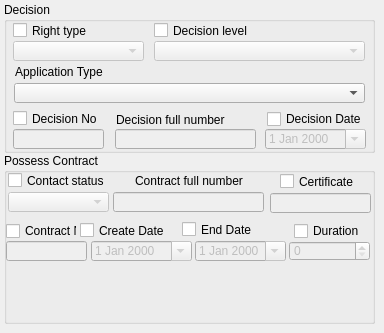
      <widget class="QWidget" name="decision_contract_tab">
       <attribute name="title">
        <string>Decision/Contract</string>
       </attribute>
       <widget class="QGroupBox" name="groupBox">
        <property name="geometry">
         <rect>
          <x>4</x>
          <y>2</y>
          <width>371</width>
          <height>151</height>
         </rect>
        </property>
        <property name="title">
         <string>Decision</string>
        </property>
        <widget class="QDateEdit" name="decision_date">
         <property name="enabled">
          <bool>false</bool>
         </property>
         <property name="geometry">
          <rect>
           <x>261</x>
           <y>127</y>
           <width>101</width>
           <height>20</height>
          </rect>
         </property>
         <property name="calendarPopup">
          <bool>true</bool>
         </property>
        </widget>
        <widget class="QCheckBox" name="decision_date_chbox">
         <property name="geometry">
          <rect>
           <x>263</x>
           <y>107</y>
           <width>101</width>
           <height>20</height>
          </rect>
         </property>
         <property name="text">
          <string>Decision Date</string>
         </property>
        </widget>
        <widget class="QLineEdit" name="decision_full_edit">
         <property name="enabled">
          <bool>false</bool>
         </property>
         <property name="geometry">
          <rect>
           <x>111</x>
           <y>127</y>
           <width>141</width>
           <height>20</height>
          </rect>
         </property>
        </widget>
        <widget class="QComboBox" name="rigth_type_cbox">
         <property name="enabled">
          <bool>false</bool>
         </property>
         <property name="geometry">
          <rect>
           <x>9</x>
           <y>39</y>
           <width>131</width>
           <height>20</height>
          </rect>
         </property>
        </widget>
        <widget class="QLineEdit" name="decision_no_edit">
         <property name="enabled">
          <bool>false</bool>
         </property>
         <property name="geometry">
          <rect>
           <x>9</x>
           <y>127</y>
           <width>91</width>
           <height>20</height>
          </rect>
         </property>
        </widget>
        <widget class="QLabel" name="decision_full_chbox">
         <property name="geometry">
          <rect>
           <x>112</x>
           <y>110</y>
           <width>136</width>
           <height>16</height>
          </rect>
         </property>
         <property name="text">
          <string>Decision full number</string>
         </property>
        </widget>
        <widget class="QComboBox" name="decision_level_cbox">
         <property name="enabled">
          <bool>false</bool>
         </property>
         <property name="geometry">
          <rect>
           <x>150</x>
           <y>39</y>
           <width>211</width>
           <height>20</height>
          </rect>
         </property>
        </widget>
        <widget class="QCheckBox" name="level_chbox">
         <property name="geometry">
          <rect>
           <x>150</x>
           <y>20</y>
           <width>211</width>
           <height>17</height>
          </rect>
         </property>
         <property name="text">
          <string>Decision level</string>
         </property>
        </widget>
        <widget class="QCheckBox" name="right_type_chbox">
         <property name="geometry">
          <rect>
           <x>9</x>
           <y>20</y>
           <width>136</width>
           <height>17</height>
          </rect>
         </property>
         <property name="text">
          <string>Right type</string>
         </property>
        </widget>
        <widget class="QCheckBox" name="decision_no_chbox">
         <property name="geometry">
          <rect>
           <x>9</x>
           <y>108</y>
           <width>91</width>
           <height>17</height>
          </rect>
         </property>
         <property name="text">
          <string>Decision No</string>
         </property>
        </widget>
        <widget class="QLabel" name="label_37">
         <property name="geometry">
          <rect>
           <x>11</x>
           <y>62</y>
           <width>307</width>
           <height>16</height>
          </rect>
         </property>
         <property name="text">
          <string>Application Type</string>
         </property>
        </widget>
        <widget class="QComboBox" name="application_type_cbox">
         <property name="enabled">
          <bool>true</bool>
         </property>
         <property name="geometry">
          <rect>
           <x>10</x>
           <y>81</y>
           <width>351</width>
           <height>20</height>
          </rect>
         </property>
        </widget>
       </widget>
       <widget class="QGroupBox" name="groupBox_2">
        <property name="geometry">
         <rect>
          <x>4</x>
          <y>153</y>
          <width>371</width>
          <height>171</height>
         </rect>
        </property>
        <property name="title">
         <string>Possess Contract</string>
        </property>
        <widget class="QComboBox" name="contract_status_cbox">
         <property name="enabled">
          <bool>false</bool>
         </property>
         <property name="geometry">
          <rect>
           <x>4</x>
           <y>39</y>
           <width>101</width>
           <height>20</height>
          </rect>
         </property>
        </widget>
        <widget class="QDateEdit" name="contract_date">
         <property name="enabled">
          <bool>false</bool>
         </property>
         <property name="geometry">
          <rect>
           <x>87</x>
           <y>88</y>
           <width>101</width>
           <height>20</height>
          </rect>
         </property>
         <property name="calendarPopup">
          <bool>true</bool>
         </property>
        </widget>
        <widget class="QLineEdit" name="contract_cert_edit">
         <property name="enabled">
          <bool>false</bool>
         </property>
         <property name="geometry">
          <rect>
           <x>266</x>
           <y>40</y>
           <width>101</width>
           <height>20</height>
          </rect>
         </property>
        </widget>
        <widget class="QCheckBox" name="contract_date_chbox">
         <property name="geometry">
          <rect>
           <x>76</x>
           <y>69</y>
           <width>101</width>
           <height>17</height>
          </rect>
         </property>
         <property name="text">
          <string>Create Date</string>
         </property>
        </widget>
        <widget class="QCheckBox" name="contract_no_chbox">
         <property name="geometry">
          <rect>
           <x>2</x>
           <y>68</y>
           <width>71</width>
           <height>20</height>
          </rect>
         </property>
         <property name="text">
          <string>Contract No</string>
         </property>
        </widget>
        <widget class="QLabel" name="contract_full_chbox">
         <property name="geometry">
          <rect>
           <x>131</x>
           <y>20</y>
           <width>121</width>
           <height>16</height>
          </rect>
         </property>
         <property name="text">
          <string>Contract full number</string>
         </property>
        </widget>
        <widget class="QCheckBox" name="end_date_chbox">
         <property name="geometry">
          <rect>
           <x>178</x>
           <y>68</y>
           <width>121</width>
           <height>17</height>
          </rect>
         </property>
         <property name="text">
          <string>End Date</string>
         </property>
        </widget>
        <widget class="QLineEdit" name="contract_no_edit">
         <property name="enabled">
          <bool>false</bool>
         </property>
         <property name="geometry">
          <rect>
           <x>2</x>
           <y>88</y>
           <width>81</width>
           <height>20</height>
          </rect>
         </property>
        </widget>
        <widget class="QCheckBox" name="duration_chbox">
         <property name="geometry">
          <rect>
           <x>290</x>
           <y>68</y>
           <width>81</width>
           <height>20</height>
          </rect>
         </property>
         <property name="text">
          <string>Duration</string>
         </property>
        </widget>
        <widget class="QCheckBox" name="contract_certificate_chbox">
         <property name="geometry">
          <rect>
           <x>276</x>
           <y>20</y>
           <width>91</width>
           <height>17</height>
          </rect>
         </property>
         <property name="text">
          <string>Certificate</string>
         </property>
        </widget>
        <widget class="QLineEdit" name="contract_full_edit">
         <property name="enabled">
          <bool>false</bool>
         </property>
         <property name="geometry">
          <rect>
           <x>109</x>
           <y>39</y>
           <width>151</width>
           <height>20</height>
          </rect>
         </property>
        </widget>
        <widget class="QSpinBox" name="duration_sbox">
         <property name="enabled">
          <bool>false</bool>
         </property>
         <property name="geometry">
          <rect>
           <x>285</x>
           <y>88</y>
           <width>81</width>
           <height>20</height>
          </rect>
         </property>
        </widget>
        <widget class="QDateEdit" name="end_date">
         <property name="enabled">
          <bool>false</bool>
         </property>
         <property name="geometry">
          <rect>
           <x>191</x>
           <y>88</y>
           <width>91</width>
           <height>20</height>
          </rect>
         </property>
         <property name="calendarPopup">
          <bool>true</bool>
         </property>
        </widget>
        <widget class="QCheckBox" name="contract_status_chbox">
         <property name="geometry">
          <rect>
           <x>4</x>
           <y>19</y>
           <width>111</width>
           <height>17</height>
          </rect>
         </property>
         <property name="text">
          <string>Contact status</string>
         </property>
        </widget>
       </widget>
      </widget>
